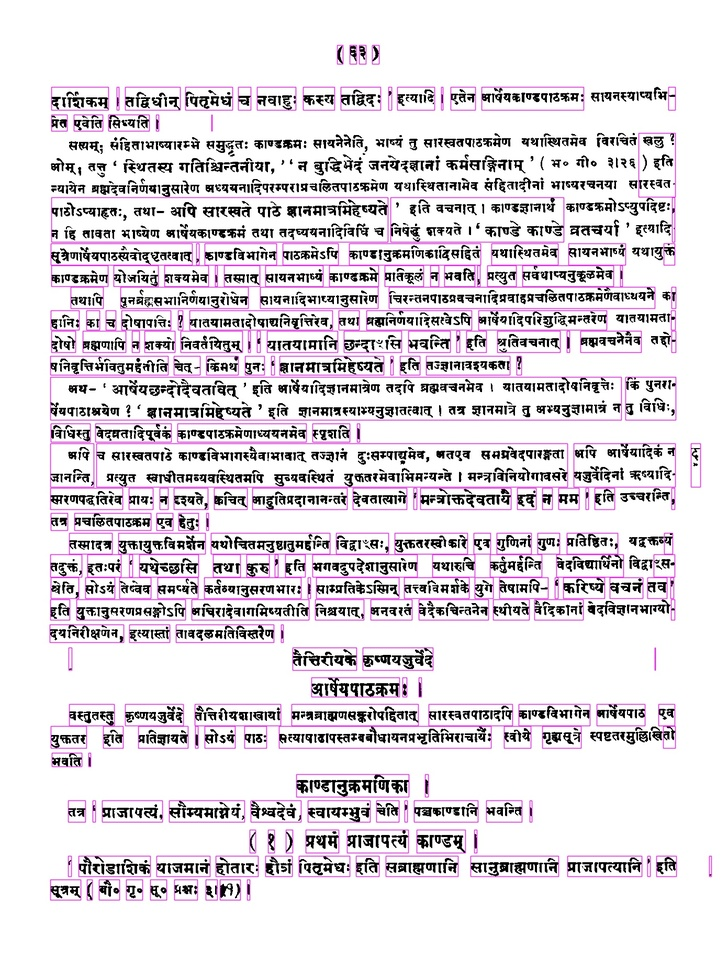
//> input picture cpp/ImageSegmenter/kanout.jpg, 728 x 969 px, shrunk from 1391 x 1851 before the run
$ ./main kanout.jpg kanout.jpg out.png   (built with g++ and OpenCV 4)
//> lines starting //> are read from the running program, lines starting //| are printed output that depends on the picture
### ImageSegmenter.orig/ConfigParser.h
# pragma once
#include <map>
#include <fstream>
#include <string>
#include <vector>
#include <iostream>

using namespace std;
class ConfigParser {
private:
	bool m_error_state;
	vector<string> m_paramLines;
	map<string, string> m_paramList;

	vector<string> SplitString(string str, const string &delim);
public:
	ConfigParser();
	bool good() { return (m_error_state==false); }
	bool ContainsParam(const string& key) { return (m_paramList.find(key) != m_paramList.end()); }
	string GetParamValue(const string& key) { return m_paramList[key]; }
	void ReadParamFile(const string& param_file_path);
};

### ImageSegmenter.orig/ImageSegmenter.h
#pragma once
#include <vector>
#include <string>
#include <utility>
#include <opencv2/core/core.hpp>
#include<iostream>
#include "ConfigParser.h"
using namespace cv;
using namespace std;

class ImageSegmenter
{
	private:
		ConfigParser m_cfgParser;

		unsigned int m_min_inter_word_gap;
		unsigned int m_whiten_band_height;
		unsigned int m_whiten_band_width;

		string m_document_image_path, m_output_file_path;
		string m_output_level;

		double m_white_row_fill_factor;
		double m_white_col_fill_factor;

		bool m_do_dilation;
		unsigned int m_line_element_length;

		string m_processing_roi;
		unsigned int m_roi_tlx, m_roi_tly, m_roi_brx, m_roi_bry;

		Mat m_docImage;
		Mat m_docImageCopy;
		vector< pair<unsigned int, unsigned int> > m_lineBoundaries;
		vector< vector< pair<unsigned int, unsigned int> > > m_wordBoundaries;

		void ReadConfigParams();
		void PreprocessImage(Mat& img);
		void SplitIntoLines(const Mat& img);
		void SplitLinesIntoWords(const Mat& img);
		void SplitLine(const Mat& lineImg, vector< pair<unsigned int,unsigned int> >& wordBoundaries);
		void SaveOutput(const string& output_type);

		Mat GetLineElement();

	public:
		ImageSegmenter(const string& config_file_path);
		bool Process();

};

### cpp/ImageSegmenter/main.cpp
#include <iostream>
#include <string>
#include <opencv2/highgui/highgui.hpp>
#include "ImageSegmenter.h"

int main(int argc, char **argv)
{

	if ( argc != 4 )
	{
		cout << "Usage:./ImageSegmenter [path-to-image-file] [path-to-word-boundaries-image][path-to-json-file]\n";
		return -1;
	}

	// Read input
	cv::Mat docImage = imread(argv[1],CV_LOAD_IMAGE_GRAYSCALE);
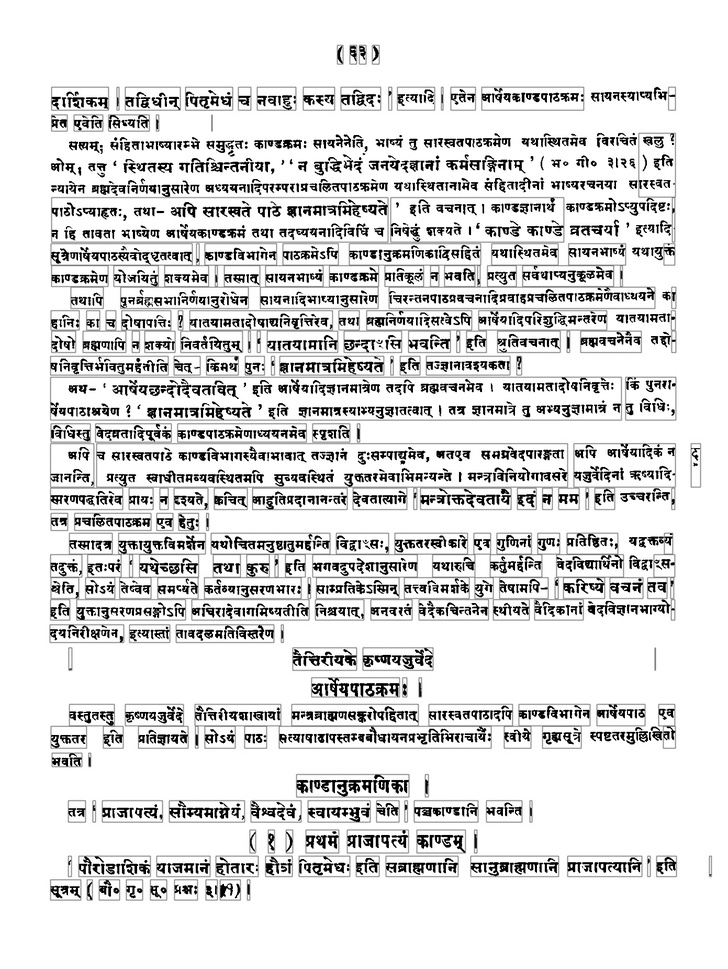
//> docImage: 969 rows x 728 cols, CV_8UC1; min 0, max 255, mean 221
	if( docImage.data == NULL ){
		cout << "Could not open image file [" << string(argv[1]) << "]\n";
		return -1;
	}else
    {
		//cout << "Read image file [" << string(argv[1]) << "] OK\n";

             string imgpath=string(argv[1]);
//> imgpath = "kanout.jpg"
	string wordBoundariesFile = string(argv[2]);
//> wordBoundariesFile = "kanout.jpg"
         string jsonresultfile=string(argv[3]);
//> jsonresultfile = "out.png"
//> (the run ends here: the program needs code that is not available in this run, at `ImageSegmenter imgSeg;`)
